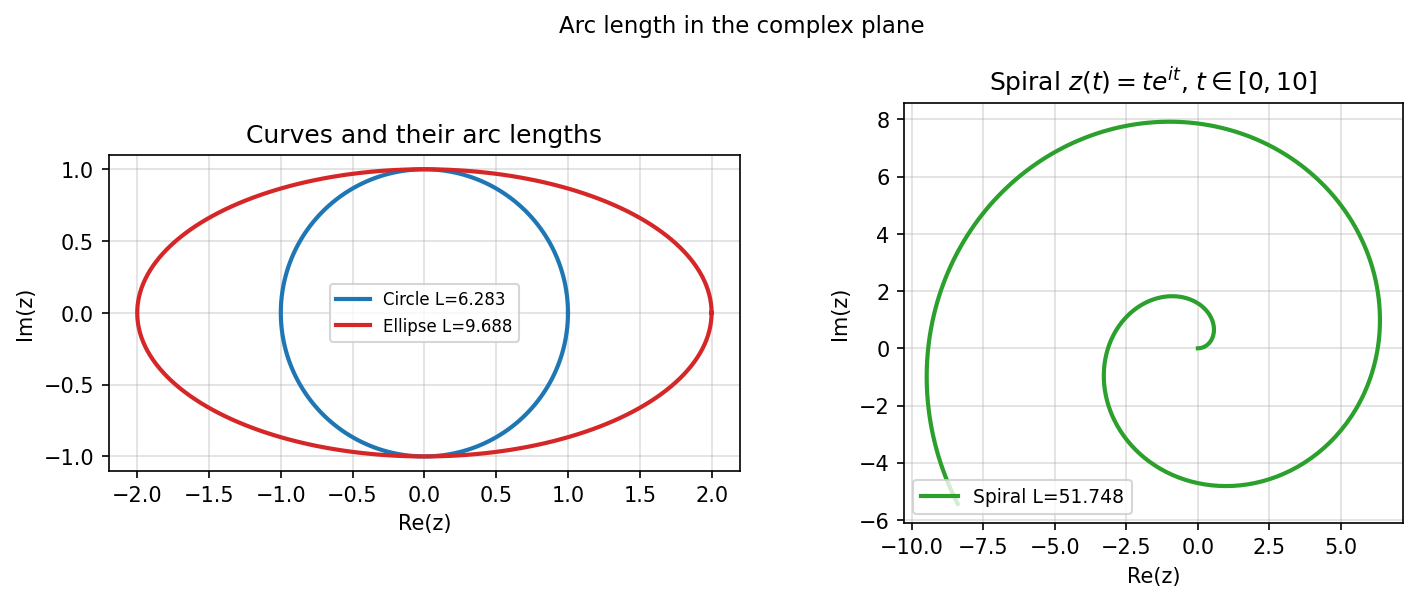

Generate this figure with Python:
"""Arc length in the complex plane.

Computes the arc length of curves in the complex plane by integrating
|dz/dt| dt, demonstrating Chebfun's ability to work with complex-valued
functions of a real variable.

Credit: Inspired by Chebfun example complex/ComplexArcLength.m
(Kuan Xu, November 2012).
Original MATLAB Chebfun: Copyright 2017 by The University of Oxford and
The Chebfun Developers. See https://www.chebfun.org/ for Chebfun information.
"""

import matplotlib
matplotlib.use("Agg")
import matplotlib.pyplot as plt
import jax.numpy as jnp
import numpy as np
import sys, os
sys.path.insert(0, os.path.join(os.path.dirname(__file__), '..', '..', 'src'))

import chebfunjax as cj


def arc_length(z_func, dom):
    """Compute arc length of curve z(t) on domain dom using Chebfun."""
    # |dz/dt| = sqrt((dx/dt)^2 + (dy/dt)^2)
    # We compute this by differentiating the real and imaginary parts
    f_re = cj.chebfun(lambda t: jnp.real(jnp.array(z_func(np.asarray(t)))), domain=dom)
    f_im = cj.chebfun(lambda t: jnp.imag(jnp.array(z_func(np.asarray(t)))), domain=dom)
    df_re = f_re.diff()
    df_im = f_im.diff()
    speed = cj.chebfun(
        lambda t: jnp.sqrt(jnp.array(df_re(jnp.array(t)))**2 +
                           jnp.array(df_im(jnp.array(t)))**2),
        domain=dom
    )
    return float(speed.sum())


def run():
    print("=" * 60)
    print("Arc length in the complex plane")
    print("=" * 60)

    pi = float(jnp.pi)

    # --- Example 1: Unit circle arc length = 2*pi ---------------------
    def z_circle(t):
        return np.exp(1j * t)

    L1 = arc_length(z_circle, (0.0, 2.0 * pi))
    print(f"\nUnit circle arc length:")
    print(f"  Computed: {L1:.10f}")
    print(f"  Exact 2*pi = {2*pi:.10f}")
    assert abs(L1 - 2*pi) < 1e-8, f"Circle length error: {L1 - 2*pi}"

    # --- Example 2: Straight line z(t) = t + it, t in [0,1] ----------
    # |dz/dt| = |1+i| = sqrt(2), length = sqrt(2)
    def z_line(t):
        return t * (1 + 1j)

    L2 = arc_length(z_line, (0.0, 1.0))
    print(f"\nLine z(t) = (1+i)*t arc length:")
    print(f"  Computed: {L2:.10f}")
    print(f"  Exact sqrt(2) = {float(jnp.sqrt(jnp.array(2.0))):.10f}")
    assert abs(L2 - float(jnp.sqrt(jnp.array(2.0)))) < 1e-10

    # --- Example 3: Ellipse z(t) = a*cos(t) + i*b*sin(t) -------------
    # Arc length = 4a * E(e) where E is complete elliptic integral and e = sqrt(1-b^2/a^2)
    a, b = 2.0, 1.0

    def z_ellipse(t):
        return a * np.cos(t) + 1j * b * np.sin(t)

    L3 = arc_length(z_ellipse, (0.0, 2.0 * pi))
    from scipy.special import ellipe
    ecc = float(jnp.sqrt(jnp.array(1.0 - (b/a)**2)))
    exact_L3 = 4 * a * float(ellipe(ecc**2))
    print(f"\nEllipse (a={a}, b={b}) arc length:")
    print(f"  Computed: {L3:.10f}")
    print(f"  Exact (elliptic): {exact_L3:.10f}")
    assert abs(L3 - exact_L3) < 1e-6, f"Ellipse length error: {L3 - exact_L3}"

    # --- Example 4: Spiral z(t) = t*exp(it), t in [0, 10] ------------
    # |dz/dt| = |exp(it) + it*exp(it)| = |1 + it| * |exp(it)| = sqrt(1+t^2)
    # Length = int_0^10 sqrt(1+t^2) dt = exact value
    def z_spiral(t):
        return t * np.exp(1j * t)

    L4 = arc_length(z_spiral, (0.0, 10.0))
    # Exact: int_0^10 sqrt(1+t^2) dt = [t*sqrt(1+t^2)/2 + arcsinh(t)/2]_0^10
    T = 10.0
    exact_L4 = (T * np.sqrt(1 + T**2) + np.arcsinh(T)) / 2.0
    print(f"\nSpiral z(t) = t*exp(it), t in [0,10] arc length:")
    print(f"  Computed: {L4:.10f}")
    print(f"  Exact: {exact_L4:.10f}")
    assert abs(L4 - exact_L4) < 1e-6, f"Spiral length error: {L4 - exact_L4}"

    # --- Example 5: Keyhole top edge arc length ----------------------
    # From the KeyholeContour example: top edge from -R+ei to -r+ei
    R, r, e = 2.0, 0.2, 0.1
    c1 = -R + e*1j
    c2 = -r + e*1j
    L5_exact = abs(c2 - c1)  # just the length of the straight segment

    def z_leg(t):
        return c1 + t * (c2 - c1)

    L5 = arc_length(z_leg, (0.0, 1.0))
    print(f"\nKeyhole top leg arc length:")
    print(f"  Computed: {L5:.10f}")
    print(f"  Exact (straight line): {L5_exact:.10f}")
    assert abs(L5 - L5_exact) < 1e-10

    # --- Plots ---
    _here = os.path.dirname(os.path.abspath(__file__))
    fig, axes = plt.subplots(1, 2, figsize=(10, 4))

    # Left: various curves
    ts_circle = np.linspace(0, 2*pi, 200)
    ts_ellipse = np.linspace(0, 2*pi, 200)
    ts_spiral = np.linspace(0, 10, 400)

    z_c = z_circle(ts_circle)
    z_e = z_ellipse(ts_ellipse)
    z_s = z_spiral(ts_spiral)

    axes[0].plot(np.real(z_c), np.imag(z_c), color="#1e77b4", linewidth=2,
                 label=f"Circle L={L1:.3f}")
    axes[0].plot(np.real(z_e), np.imag(z_e), color="#d62728", linewidth=2,
                 label=f"Ellipse L={L3:.3f}")
    axes[0].set_aspect('equal')
    axes[0].set_xlabel("Re(z)")
    axes[0].set_ylabel("Im(z)")
    axes[0].set_title("Curves and their arc lengths")
    axes[0].legend(fontsize=8)
    axes[0].grid(True, alpha=0.4)

    # Right: spiral
    axes[1].plot(np.real(z_s), np.imag(z_s), color="#2ca02c", linewidth=2,
                 label=f"Spiral L={L4:.3f}")
    axes[1].set_aspect('equal')
    axes[1].set_xlabel("Re(z)")
    axes[1].set_ylabel("Im(z)")
    axes[1].set_title("Spiral $z(t) = te^{it}$, $t\\in[0,10]$")
    axes[1].legend(fontsize=9)
    axes[1].grid(True, alpha=0.4)

    fig.suptitle("Arc length in the complex plane", fontsize=11)
    fig.tight_layout()
    fig.savefig(os.path.join(_here, "complex_arc_length.png"), dpi=150, bbox_inches="tight")
    plt.close(fig)

    print("\nAll assertions passed.")
    return True


if __name__ == "__main__":
    run()
